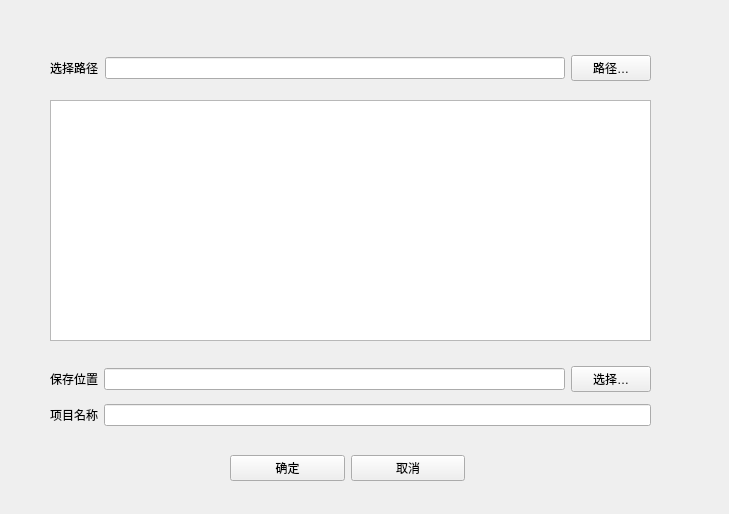
<?xml version="1.0" encoding="UTF-8"?>
<ui version="4.0">
 <class>NewFrom</class>
 <widget class="QWidget" name="NewFrom">
  <property name="geometry">
   <rect>
    <x>0</x>
    <y>0</y>
    <width>729</width>
    <height>514</height>
   </rect>
  </property>
  <property name="windowTitle">
   <string>新建</string>
  </property>
  <widget class="QGraphicsView" name="graphicsView">
   <property name="geometry">
    <rect>
     <x>50</x>
     <y>100</y>
     <width>601</width>
     <height>241</height>
    </rect>
   </property>
   <property name="dragMode">
    <enum>QGraphicsView::NoDrag</enum>
   </property>
  </widget>
  <widget class="QWidget" name="layoutWidget">
   <property name="geometry">
    <rect>
     <x>230</x>
     <y>450</y>
     <width>235</width>
     <height>36</height>
    </rect>
   </property>
   <layout class="QHBoxLayout" name="horizontalLayout_3">
    <item>
     <widget class="QPushButton" name="pushButton">
      <property name="text">
       <string>确定</string>
      </property>
     </widget>
    </item>
    <item>
     <widget class="QPushButton" name="pushButton_2">
      <property name="text">
       <string>取消</string>
      </property>
     </widget>
    </item>
   </layout>
  </widget>
  <widget class="QWidget" name="layoutWidget">
   <property name="geometry">
    <rect>
     <x>50</x>
     <y>50</y>
     <width>601</width>
     <height>36</height>
    </rect>
   </property>
   <layout class="QHBoxLayout" name="horizontalLayout_4">
    <item>
     <widget class="QLabel" name="label">
      <property name="text">
       <string>选择路径</string>
      </property>
     </widget>
    </item>
    <item>
     <widget class="QLineEdit" name="select"/>
    </item>
    <item>
     <widget class="QPushButton" name="OpenImageBtn">
      <property name="text">
       <string>路径…</string>
      </property>
     </widget>
    </item>
   </layout>
  </widget>
  <widget class="QWidget" name="layoutWidget">
   <property name="geometry">
    <rect>
     <x>50</x>
     <y>360</y>
     <width>601</width>
     <height>74</height>
    </rect>
   </property>
   <layout class="QVBoxLayout" name="verticalLayout">
    <item>
     <layout class="QHBoxLayout" name="horizontalLayout_2">
      <item>
       <widget class="QLabel" name="label_2">
        <property name="text">
         <string>保存位置</string>
        </property>
       </widget>
      </item>
      <item>
       <widget class="QLineEdit" name="savePos"/>
      </item>
      <item>
       <widget class="QPushButton" name="pushButton_3">
        <property name="text">
         <string>选择…</string>
        </property>
       </widget>
      </item>
     </layout>
    </item>
    <item>
     <layout class="QHBoxLayout" name="horizontalLayout">
      <item>
       <widget class="QLabel" name="label_3">
        <property name="text">
         <string>项目名称</string>
        </property>
       </widget>
      </item>
      <item>
       <widget class="QLineEdit" name="proName"/>
      </item>
     </layout>
    </item>
   </layout>
  </widget>
  <zorder>layoutWidget</zorder>
  <zorder>graphicsView</zorder>
  <zorder>layoutWidget</zorder>
  <zorder>layoutWidget</zorder>
 </widget>
 <resources/>
 <connections/>
</ui>
